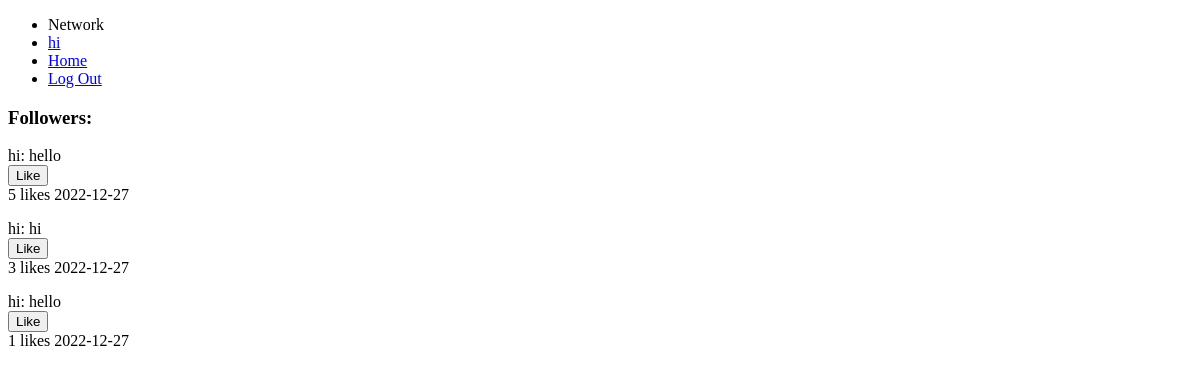
The app's page /profile (signed in), older data.
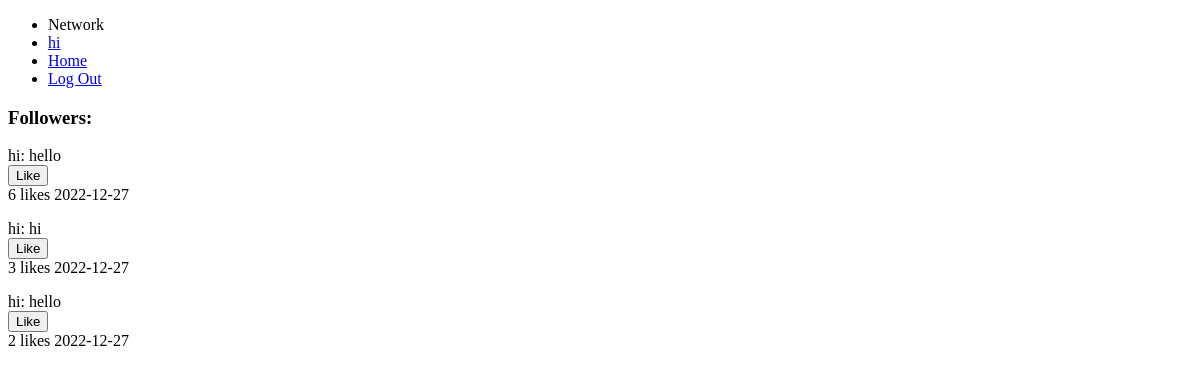
The same page, newer data.
### tables this page shows
CREATE TABLE posts (
    id INTEGER PRIMARY KEY AUTOINCREMENT,
    user_id INTEGER NOT NULL,
    name TEXT NOT NULL,
    content TEXT NOT NULL,
    likes INTEGER DEFAULT 0 NOT NULL,
    datetime NUMERIC NOT NULL,
    FOREIGN KEY (user_id) REFERENCES users(id)
);

### app.py (the view)
@app.route("/profile", methods=["GET", "POST"])
@login_required
def profile():
    if request.method == "GET":
        user_id = session["user_id"]
    if request.method == "POST":
        user_id = request.form.get("user_id")
    user = executeDB("SELECT * FROM users WHERE id=?", [user_id])
    posts = get_posts(user_id)
    return render_template("profile.html", user=user[0], posts=posts)

### helpers.py (called while the page is built)
def executeDB(query, arg=None):
    conn = sql.connect('network.db')
    conn.row_factory = sql.Row # "dictionary cursor"
    cur = conn.cursor()
    if arg == None:
        cur.execute(query)
    else:
        cur.execute(query, arg)
    value = cur.fetchall()
    conn.commit()
    conn.close()
    return value

def get_posts(user_id=None):
    if user_id == None:
        posts = executeDB("SELECT * FROM posts")
    else:
        posts = executeDB("SELECT * FROM posts WHERE user_id = ?", [user_id])
    return posts

def login_required(f):
    @wraps(f)
    def decorated_function(*args, **kwargs):
        if session.get("user_id") is None:
            return redirect("/login")
        return f(*args, **kwargs)
    return decorated_function

### templates/profile.html (shortened to what this page needs)
{% extends "layout.html" %}
{% block body %}
    <h3>Followers: </h3>
    {% for post in posts %}
        <div>
            <div>{{ post["name"] + ": " + post["content"] }}</div>
            <form action"/like" method="post">
                <input name="like{{ post["id"] }}" type="submit" value="Like">
            </form>
            <p class="inline">{{ post["likes"] }} likes</p>
            <p class="inline">{{ post["datetime"] }}</p>
        </div>
    {% endfor %}
{% endblock %}

Row changes from the older to the newer data that the page shows:
changed posts (number 1 of 3 on the later page): likes "5" → "6"
changed posts (number 3 of 3 on the later page): likes "1" → "2"
